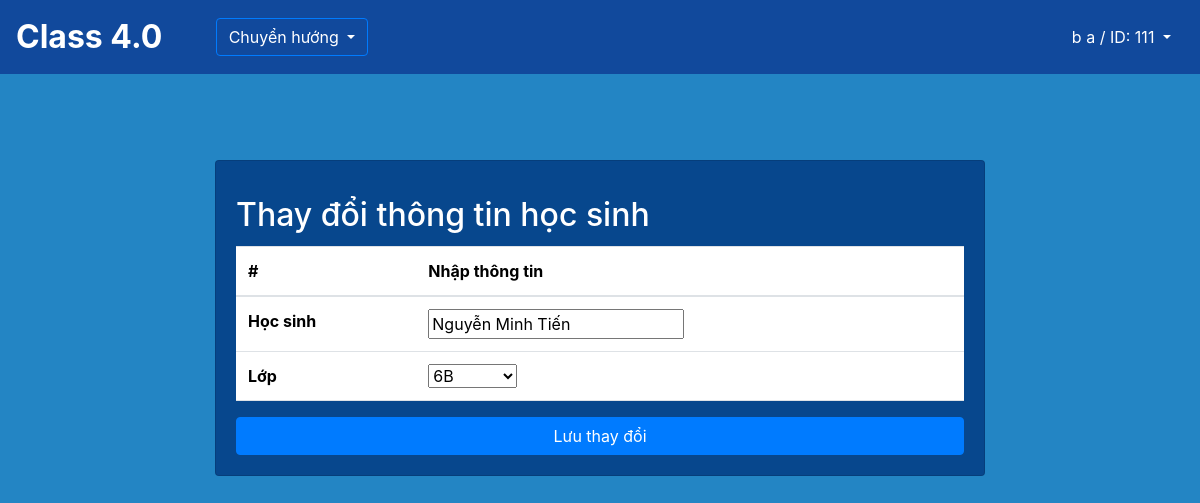
/school/students/101/edit/ (signed in), run on the app's committed database.
### app_User/models.py (models this page shows, shortened)
class Teacher(AbstractBaseUser,PermissionsMixin):
    email = models.EmailField(blank = True, default="",unique=True)
    id = models.CharField(max_length=10, unique=True,primary_key=True)
    last_name = models.CharField(max_length = 100,blank =True, default="")
    first_name = models.CharField(max_length = 100,blank =True, default="")
    is_active = models.BooleanField(default=True)
    is_superuser = models.BooleanField(default=False)
    is_staff = models.BooleanField(default=False)
    date_joined = models.DateTimeField(default = timezone.now)
    last_login = models.DateTimeField(default = timezone.now)
    objects = TeacherManager()
    USERNAME_FIELD = 'email'
    EMAIL_FIELD = 'email'
    REQUIRED_FIELDS = ['id'] #id
    class Meta:
        verbose_name = 'Teacher_User'
        verbose_name_plural = 'Teacher_Users'
    def get_full_name(self):
        return f"{self.last_name} {self.first_name}"

### SM/models.py (models this page shows, shortened)
class Student(models.Model):
    id = models.IntegerField(primary_key=True)
    name = models.CharField(max_length=100,blank=False, null=False)
    classroom = models.ForeignKey(Classroom, on_delete=models.CASCADE, related_name='student') # cho phép classroom truy vấn được các student của mình

### SM/views.py (the view)
# urls.py: path('students/<int:student_id>/edit/', views.edit_student, name='edit_student'),
def edit_student(request, student_id):
    student = get_object_or_404(Student, pk=student_id)  # Lấy đối tượng Student dựa trên ID
    old_classroom = student.classroom
    if request.method == 'POST':
        form = StudentEditForm(request.POST, instance=student)
        if form.is_valid():
            with transaction.atomic():
                student = form.save(commit=False)  # Lưu student tạm thời
                new_classroom = form.cleaned_data['classroom']  # Lấy thông tin lớp học mới từ form
                if old_classroom != new_classroom:
                    student.seat.update(student=None)
                student = form.save()  # Lưu thay đổi cuối cùng vào database
            return redirect('smstudent')  # Thay 'some_view_to_redirect' bằng tên view mà bạn muốn chuyển hướng sau khi cập nhật thành công
    else:
        form = StudentEditForm(instance=student)  # Khởi tạo form với thông tin học sinh sẵn có
    return render(request, 'edit/editStudent.html', {'form': form})

### SM/forms.py
class StudentEditForm(forms.ModelForm):
    class Meta:
        model = Student
        fields = ['name', 'classroom']
    def __init__(self, *args, **kwargs):
        super().__init__(*args, **kwargs)
        self.fields['name'].initial = self.instance.name
        self.fields['classroom'].initial = self.instance.classroom

### SM/models.py (called while the page is built)
    def __str__(self):
        return self.name

### SM/templates/edit/editStudent.html (shortened to what this page needs)
{% extends 'base.html' %}
{% load static %}
{% block Nav %}
<div class="dropdown">
    <button type="button" class="btn btn-outline-primary text-white dropdown-toggle" data-bs-toggle="dropdown">
        Chuyển hướng
    </button>
</div>
{% endblock Nav %}
{% block content %}
  <div class="row" style="margin-top: 10rem">
    <div class="col-2"></div>
    <div class="col-8">
      <div class="card" style="background-color: #07478D">
          <div class="card-body">
              <h2 class="card-title text-white" style="margin-top: 2%;">Thay đổi thông tin học sinh</h2>
              <form method="POST">
                  <table class="table">
                      <thead>
                      <tr>
                          <th scope="col">#</th>
                          <th scope="col">Nhập thông tin</th>
                      </tr>
                      </thead>
                      <tbody>
                          <tr>
                              <th scope="row">Học sinh</th>
                              <td>{{form.name }}</td>
                          </tr>
                          <tr>
                              <th scope="row">Lớp</th>
                              <td>{{form.classroom }}</td>
                          </tr>
                      </tbody>
                  </table>
                  <button id="openModalBtn" type="submit" class="btn btn-primary" data-bs-toggle="modal" data-bs-target="#myModal" style="width:100%">Lưu thay đổi</button>
              </form>
          </div>
      </div>
    </div>
    <div class="col-2"></div>
  </div>
{% endblock %}

### templates/base.html (shortened to what this page needs)
{% load static %}
<!DOCTYPE html>
<html>
    <head>
        <link href="https://cdn.jsdelivr.net/npm/bootstrap@5.3.2/dist/css/bootstrap.min.css" rel="stylesheet">
        <link rel="stylesheet" href="https://cdn.jsdelivr.net/npm/bootstrap@4.3.1/dist/css/bootstrap.min.css">
    </head>
    <body style="background-color: #2385C4;">
        <nav class="navbar navbar-expand-lg navbar-dark fixed-top" style="background-color: #11499C">
              <div class="collapse navbar-collapse row" id="navbarTogglerDemo02">
                <div class="col-2">
                  <a class="navbar-brand font-weight-bold text-white" style="font-size: 2em" aria-current="page" style="font-size: 2em" href="/home"  title="Go Home" >Class 4.0</a>
                </div>
                <div class="col-4">
                  {% block Nav %}
                  {% endblock %}
                </div>
                {% if user.is_authenticated %}
                <div class="col-4">
                  <div class="dropdown  d-flex justify-content-end">
                    <a type="button" class="btn btn-link text-white dropdown-toggle" data-bs-toggle="dropdown">
                      {{ user.get_full_name }} / ID: {{ user.id }}
                    </a>
                  </div>
                </div>
                {% endif %}
              </div>
        </nav>
      <div class="container-fluid" style="margin-top: 80px;margin-bottom: 80px">
        {% block content %}
        {% endblock content %}
      </div>
    </body>
</html>

### templates/base.html (style rules this page uses)
body { margin: 0; padding: 0; height: 100vh; width: 100vw; overflow-x: hidden; }

### data on the page
Teacher: get_full_name "b a", id "111"
Student: name "Nguyễn Minh Tiến", classroom "6B"
